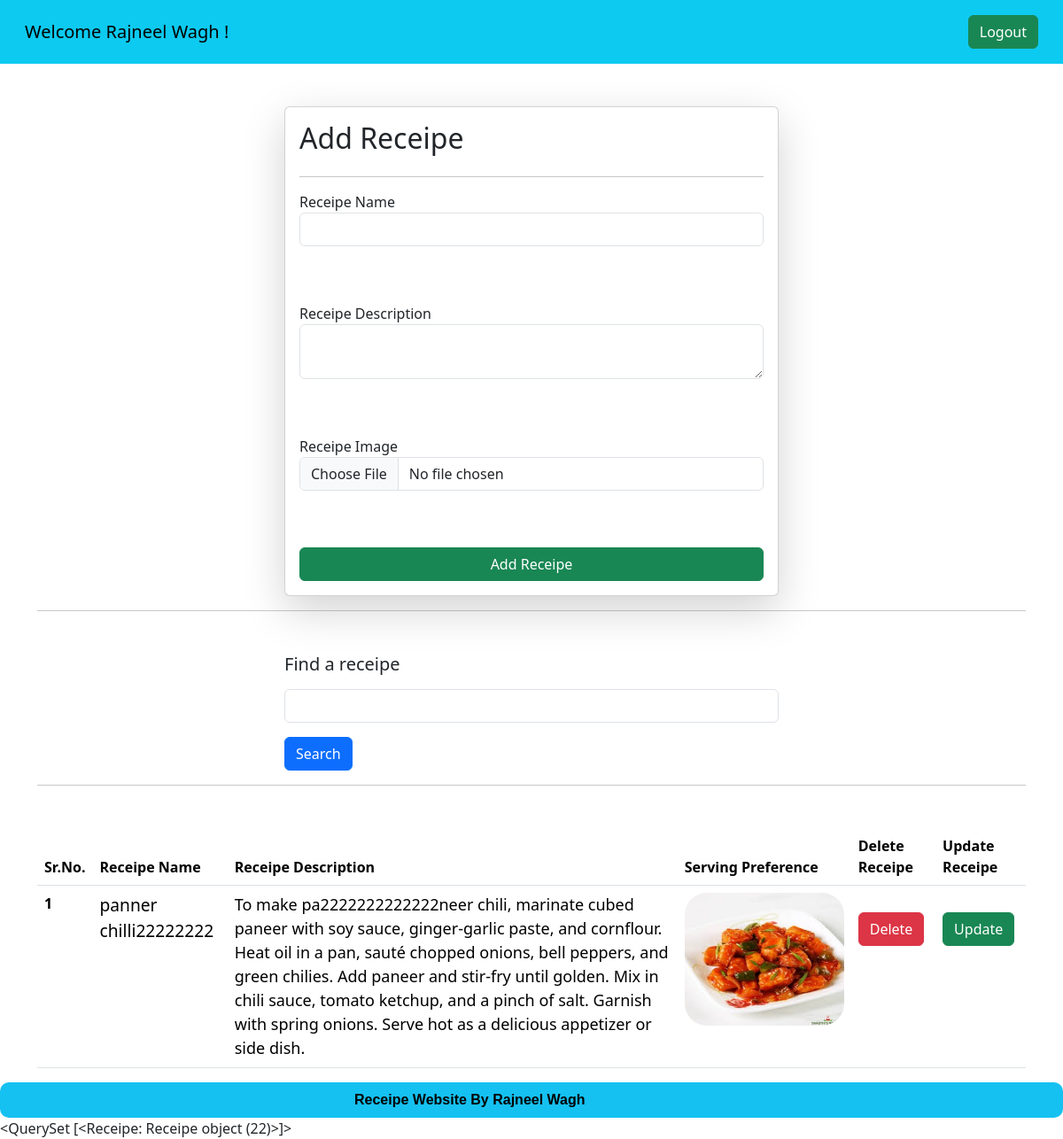
The app's page /receipes/ (signed in), older data.
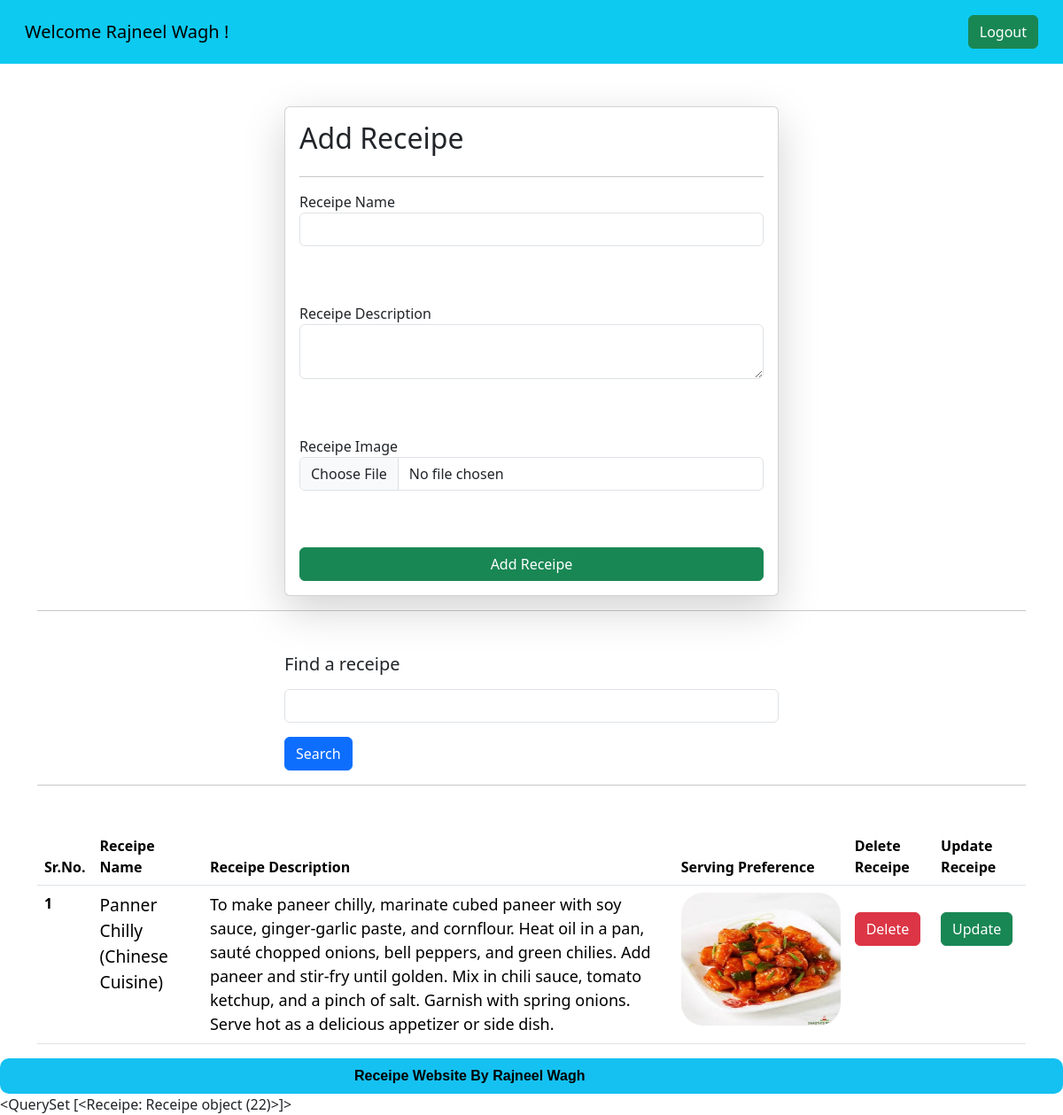
The same page, newer data.
### vege/models.py (models this page shows)
class Receipe(models.Model):
  user = models.ForeignKey(User, on_delete=models.SET_NULL, null=True, blank=True)
  receipe_name = models.CharField(max_length=100)
  receipe_description = models.TextField()
  receipe_image = models.ImageField(upload_to="receipe/")

### vege/views.py (the view, shortened to what this page needs)
# urls.py: path('receipes/',receipes,name='receipes'),
@login_required(login_url="/login")
def receipes(request):
  queryset = Receipe.objects.all()
  if request.GET.get('search'):
    queryset = queryset.filter(receipe_name__icontains = request.GET.get('search'))
  context = {'receipes':queryset}
  return render(request,'receipes.html',context)

### vege/templates/receipes.html (shortened to what this page needs)
{% extends "base.html" %}
{% block start %}
  <nav class="navbar p-3 dark bg-info ">
    <div class="container-fluid">
      {% if request.user.is_authenticated %}
      <a class="navbar-brand">Welcome {{request.user.first_name}} {{request.user.last_name}} !</a>
      {% else  %}
      <a class="navbar-brand">Please 'Login' to access the website!</a>
      {% endif %}
      <form class="d-flex" role="search">
        {% if request.user.is_authenticated %}
        <a class="btn btn-outline-success bg-success text-white" href="/logout" type="submit">Logout</a>
        {% else %}
        <a class="btn btn-outline-success bg-success text-white" href="/login" type="submit">Login</a>
        {% endif %}
      </form>
    </div>
  </nav>
  <div class="container mt-5">
    <form class="col-6 mx-auto card p-3 shadow-lg" method="post" enctype="multipart/form-data">
      <h2>Add Receipe</h2>
      <hr>
      <div class="mb-3">
        <label for="exampleInputEmail1">Receipe Name</label>
        <input required type="text" class="form-control" name="receipe_name">
      </div>
      <br><br>
      <div class="mb-3">
        <label for="exampleInputPassword1">Receipe Description</label>
        <textarea required name="receipe_description" class="form-control"></textarea>
      </div>
      <br><br>
      <div class="mb-3">
        <label for="exampleInputPassword1">Receipe Image</label>
        <input name="receipe_image" type="file" class="form-control" >
      </div>
      <br><br>
      <button type="submit" class="btn btn-success">Add Receipe</button>
    </form>
    <hr>
    <div class="mt-5">
      <div class="mx-auto col-6">
        <form action="">
        <div class="mb-3">
          <label for="exampleInputEmail1" class="form-label"><h5>Find a receipe</h5></label>
          <input type="text" class="form-control" name="search" >
        </div>
        <button type="submit" class="btn btn-primary">Search</button>
      </form>
      </div>
    </div>
    <hr>
    <table class="table mt-5">
      <thead>
        <tr>
          <th scope="col">Sr.No.</th>
          <th scope="col">Receipe Name</th>
          <th scope="col">Receipe Description</th>
          <th scope="col">Serving Preference</th>
          {% if user.is_superuser or user.is_staff %}
          <th scope="col">Delete Receipe</th>
          <th scope="col">Update Receipe</th>
          {% endif %}
        </tr>
      </thead>
      <tbody>
        {% for receipe in receipes %}
        <tr>
          <th scope="row">{{forloop.counter}}</th>
          <td style="font-size: larger;">{{receipe.receipe_name}}</td>
          <td style="font-size: large;">{{receipe.receipe_description}}</td>
          <td>
            <img src="{{ receipe.receipe_image.url}}" style="height: 150px; width: 180px; border-radius: 25px;" alt="{{receipe_name}}">
          </td>
          {% if user.is_superuser or user.is_staff %}
          <td style="padding-top: 30px;"><a href="/delete-receipe/{{receipe.id}}/" class="btn btn-danger">Delete</a></td>
          <td style="padding-top: 30px;"><a href="/update-receipe/{{receipe.id}}/" class="btn btn-success">Update</a></td>
          {% endif %}
        </tr>
        {% endfor %}
      </tbody>
    </table>
  </div>
  <div style="border-radius: 10px;background-color: rgb(21, 193, 241);color: black;height: 40px; font-family:Arial, Helvetica, sans-serif;display: flex;text-align: center;align-items: center;align-content: center;padding-left: 400px;padding-right: 400px;font-weight: 600;">Receipe Website By Rajneel Wagh</div>
{% endblock %}

### vege/templates/base.html (shortened to what this page needs)
<!DOCTYPE html>
<html lang="en">
<head>
    <link href="https://cdn.jsdelivr.net/npm/bootstrap@5.3.2/dist/css/bootstrap.min.css" rel="stylesheet">
</head>
<body>
  {% block start %}
  {% endblock %}
  {{receipes}}
</body>
</html>

Row changes from the older to the newer data that the page shows:
changed Receipe "<QuerySet [<Receipe: Receipe object (22)>]>": receipe_name "panner chilli22222222" → "Panner Chilly (Chinese Cuisine)"; receipe_description "To make pa2222222222222neer chili, marinate cubed paneer with…" → "To make paneer chilly, marinate cubed paneer with…"
